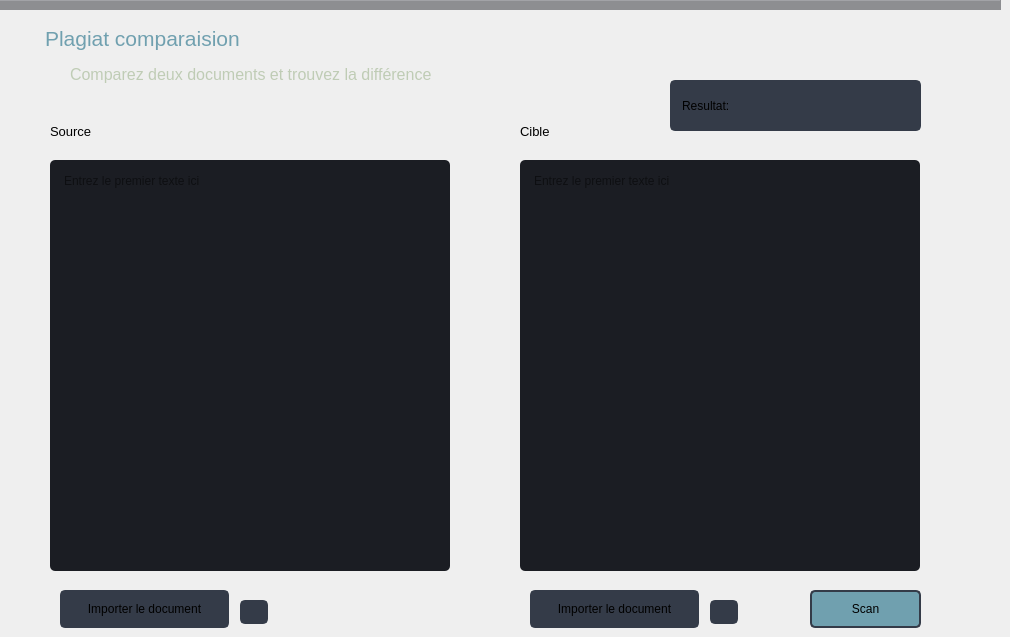
     <widget class="QWidget" name="compare">
      <widget class="QTextEdit" name="pte1">
       <property name="geometry">
        <rect>
         <x>50</x>
         <y>160</y>
         <width>400</width>
         <height>411</height>
        </rect>
       </property>
       <property name="styleSheet">
        <string notr="true">QTextEdit {
	background-color: rgb(27, 29, 35);
	border-radius: 5px;
	padding: 10px;
}
QTextEdit:hover {
	border: 2px solid rgb(64, 71, 88);
}
QTextEdit:focus {
	border: 2px solid rgb(91, 101, 124);
}</string>
       </property>
       <property name="documentTitle">
        <string/>
       </property>
       <property name="placeholderText">
        <string>Entrez le premier texte ici</string>
       </property>
      </widget>
      <widget class="QLabel" name="lb2">
       <property name="geometry">
        <rect>
         <x>70</x>
         <y>60</y>
         <width>442</width>
         <height>28</height>
        </rect>
       </property>
       <property name="font">
        <font>
         <family>Segoe UI</family>
         <pointsize>12</pointsize>
        </font>
       </property>
       <property name="styleSheet">
        <string notr="true">color: rgb(191, 204, 181);</string>
       </property>
       <property name="text">
        <string>Comparez deux documents et trouvez la différence</string>
       </property>
      </widget>
      <widget class="QLabel" name="lb1">
       <property name="geometry">
        <rect>
         <x>40</x>
         <y>10</y>
         <width>261</width>
         <height>47</height>
        </rect>
       </property>
       <property name="font">
        <font>
         <family>Segoe UI</family>
         <pointsize>16</pointsize>
        </font>
       </property>
       <property name="styleSheet">
        <string notr="true">padding-top:10px;
color: rgb(112, 160, 175);</string>
       </property>
       <property name="text">
        <string>Plagiat comparaision</string>
       </property>
      </widget>
      <widget class="QLabel" name="lb3">
       <property name="geometry">
        <rect>
         <x>50</x>
         <y>120</y>
         <width>52</width>
         <height>23</height>
        </rect>
       </property>
       <property name="font">
        <font>
         <family>Segoe UI</family>
         <pointsize>10</pointsize>
         <weight>50</weight>
         <bold>false</bold>
        </font>
       </property>
       <property name="text">
        <string>Source</string>
       </property>
      </widget>
      <widget class="QLabel" name="lb4">
       <property name="geometry">
        <rect>
         <x>520</x>
         <y>120</y>
         <width>38</width>
         <height>23</height>
        </rect>
       </property>
       <property name="font">
        <font>
         <family>Segoe UI</family>
         <pointsize>10</pointsize>
         <weight>50</weight>
         <bold>false</bold>
        </font>
       </property>
       <property name="text">
        <string>Cible</string>
       </property>
      </widget>
      <widget class="QTextEdit" name="pte2">
       <property name="geometry">
        <rect>
         <x>520</x>
         <y>160</y>
         <width>400</width>
         <height>411</height>
        </rect>
       </property>
       <property name="styleSheet">
        <string notr="true">QTextEdit {
	background-color: rgb(27, 29, 35);
	border-radius: 5px;
	padding: 10px;
}
QTextEdit:hover {
	border: 2px solid rgb(64, 71, 88);
}
QTextEdit:focus {
	border: 2px solid rgb(91, 101, 124);
}</string>
       </property>
       <property name="documentTitle">
        <string>Entry le deuxiéme texte ici</string>
       </property>
       <property name="placeholderText">
        <string>Entrez le premier texte ici</string>
       </property>
      </widget>
      <widget class="QPushButton" name="import_btn1">
       <property name="geometry">
        <rect>
         <x>60</x>
         <y>590</y>
         <width>169</width>
         <height>38</height>
        </rect>
       </property>
       <property name="font">
        <font>
         <family>Segoe UI</family>
        </font>
       </property>
       <property name="styleSheet">
        <string notr="true">QPushButton {
	border: 2px solid rgb(52, 59, 72);
	border-radius: 5px;	
	background-color: rgb(52, 59, 72);
	padding: 7px;
}
QPushButton:hover {
	background-color: rgb(57, 65, 80);
	border: 2px solid rgb(61, 70, 86);
	padding: 7px;
}
QPushButton:pressed {	
	background-color: rgb(35, 40, 49);
	border: 2px solid rgb(43, 50, 61);
	padding: 7px;
}</string>
       </property>
       <property name="text">
        <string>Importer le document</string>
       </property>
       <property name="icon">
        <iconset>
         <normaloff>../pythonProject/icons/icons8-import-file-32.png</normaloff>../pythonProject/icons/icons8-import-file-32.png</iconset>
       </property>
      </widget>
      <widget class="QPushButton" name="import_btn2">
       <property name="geometry">
        <rect>
         <x>530</x>
         <y>590</y>
         <width>169</width>
         <height>38</height>
        </rect>
       </property>
       <property name="font">
        <font>
         <family>Segoe UI</family>
        </font>
       </property>
       <property name="styleSheet">
        <string notr="true">QPushButton {
	border: 2px solid rgb(52, 59, 72);
	border-radius: 5px;	
	background-color: rgb(52, 59, 72);
	padding: 7px;
}
QPushButton:hover {
	background-color: rgb(57, 65, 80);
	border: 2px solid rgb(61, 70, 86);
	padding: 7px;
}
QPushButton:pressed {	
	background-color: rgb(35, 40, 49);
	border: 2px solid rgb(43, 50, 61);
	padding: 7px;
}</string>
       </property>
       <property name="text">
        <string>Importer le document</string>
       </property>
       <property name="icon">
        <iconset>
         <normaloff>../pythonProject/icons/icons8-import-file-32.png</normaloff>../pythonProject/icons/icons8-import-file-32.png</iconset>
       </property>
      </widget>
      <widget class="QPushButton" name="scan_btn_3">
       <property name="geometry">
        <rect>
         <x>810</x>
         <y>590</y>
         <width>111</width>
         <height>38</height>
        </rect>
       </property>
       <property name="font">
        <font>
         <family>Segoe UI</family>
        </font>
       </property>
       <property name="styleSheet">
        <string notr="true">QPushButton {
	border: 2px solid rgb(52, 59, 72);
	border-radius: 5px;	
	background-color: rgb(112, 160, 175);
	padding: 7px;
}
QPushButton:hover {
	
	background-color: rgb(191, 204, 181);
	border: 2px solid rgb(61, 70, 86);
	padding: 7px;
}
QPushButton:pressed {	
	background-color: rgb(35, 40, 49);
	border: 2px solid rgb(43, 50, 61);
	padding: 7px;
}</string>
       </property>
       <property name="text">
        <string>Scan</string>
       </property>
       <property name="icon">
        <iconset>
         <normaloff>../pythonProject/icons/icons8-search-30.png</normaloff>../pythonProject/icons/icons8-search-30.png</iconset>
       </property>
      </widget>
      <widget class="Line" name="line_3">
       <property name="geometry">
        <rect>
         <x>0</x>
         <y>-10</y>
         <width>1001</width>
         <height>20</height>
        </rect>
       </property>
       <property name="styleSheet">
        <string notr="true">background-color: rgb(141, 142, 145);</string>
       </property>
       <property name="orientation">
        <enum>Qt::Horizontal</enum>
       </property>
      </widget>
      <widget class="QPushButton" name="delete_btn1">
       <property name="geometry">
        <rect>
         <x>240</x>
         <y>600</y>
         <width>28</width>
         <height>24</height>
        </rect>
       </property>
       <property name="styleSheet">
        <string notr="true">QPushButton {
	border: 2px solid rgb(52, 59, 72);
	border-radius: 5px;	
	background-color: rgb(52, 59, 72);
}
QPushButton:hover {
	background-color: rgb(57, 65, 80);
	border: 2px solid rgb(61, 70, 86);
}
QPushButton:pressed {	
	background-color: rgb(35, 40, 49);
	border: 2px solid rgb(43, 50, 61);
}</string>
       </property>
       <property name="text">
        <string/>
       </property>
       <property name="icon">
        <iconset>
         <normaloff>../pythonProject/icons/icons8-broom-64.png</normaloff>../pythonProject/icons/icons8-broom-64.png</iconset>
       </property>
      </widget>
      <widget class="QPushButton" name="delete_btn2">
       <property name="geometry">
        <rect>
         <x>710</x>
         <y>600</y>
         <width>28</width>
         <height>24</height>
        </rect>
       </property>
       <property name="styleSheet">
        <string notr="true">QPushButton {
	border: 2px solid rgb(52, 59, 72);
	border-radius: 5px;	
	background-color: rgb(52, 59, 72);
}
QPushButton:hover {
	background-color: rgb(57, 65, 80);
	border: 2px solid rgb(61, 70, 86);
}
QPushButton:pressed {	
	background-color: rgb(35, 40, 49);
	border: 2px solid rgb(43, 50, 61);
}</string>
       </property>
       <property name="text">
        <string/>
       </property>
       <property name="icon">
        <iconset>
         <normaloff>../pythonProject/icons/icons8-broom-64.png</normaloff>../pythonProject/icons/icons8-broom-64.png</iconset>
       </property>
      </widget>
      <widget class="QLabel" name="result_label">
       <property name="geometry">
        <rect>
         <x>670</x>
         <y>80</y>
         <width>251</width>
         <height>51</height>
        </rect>
       </property>
       <property name="styleSheet">
        <string notr="true">	border: 2px solid rgb(52, 59, 72);
	border-radius: 5px;	
	background-color: rgb(52, 59, 72);
	padding: 7px;</string>
       </property>
       <property name="text">
        <string>Resultat:</string>
       </property>
      </widget>
     </widget>
